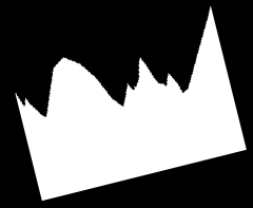
#> input picture sets/set0/0.png, 253 x 208 px
$ python -i element.py   (imports and definitions only)
#> lines starting #> are read from the running program, lines starting #| are printed output that depends on the picture; after the words box and inside, x2 and y2 are one past the last pixel; in counts of white or black regions, pixels touching at a corner belong together
### piro_lib.py
import cv2
import numpy as np


def distances_from_line(points, line):
    vx, vy, x0, y0 = line
    # d = (x - x0) * vy - (y - y0) * vx

    points = (points - np.asarray([[[x0, y0]]]))
    points *= np.asarray([[[vy, vx]]])
    distances = np.diff(points, axis=2).ravel()

    return distances


def centroid(contour):
    m = cv2.moments(contour)
    x = m["m10"] / m["m00"]
    y = m["m01"] / m["m00"]
    return x, y


def cut_polygon(polygon, start_point, end_point):
    start_index = np.where(np.equal(polygon, start_point).all(axis=2))[0][0]
    end_index = np.where(np.equal(polygon, end_point).all(axis=2))[0][0]
    if start_index < end_index:
        return polygon[start_index:end_index+1, :, :]
    else:
        return np.concatenate([polygon[start_index:, :, :], polygon[:end_index+1, :, :]], axis=0)


# [4 lines left out: function edge_lengths, not called in this run]


def distance(pt1, pt2):
    return np.linalg.norm(pt1 - pt2)


def angle(a, b, c):
    ba = a - b
    bc = c - b

    cosine_angle = np.dot(ba, bc) / (np.linalg.norm(ba) * np.linalg.norm(bc))
    ang = np.arccos(cosine_angle)

    return np.degrees(ang)

### element.py
from piro_lib import *
import numpy as np
from scipy import interpolate, signal


class Element:
    _SIGNAL_LENGTH = 300
    _SIGNAL_MAGNITUDE = 64
    _NORMALIZATION_HEIGHT = 128
    _SIDE_MIN_LENGTH = 20
    _GRAY_THRESHOLD = 127
    _ANGLE_TOLERANCE = 22.5

    def __init__(self, image_path):
#> called with image_path = 'sets/set0/0.png'
        self.img = cv2.imread(image_path)
#> self.img is the input picture: shape (208, 253, 3); min 0, max 255, mean 103.7
        img_gray = cv2.cvtColor(self.img, cv2.COLOR_BGR2GRAY)
        _, img_gray = cv2.threshold(img_gray, Element._GRAY_THRESHOLD, 255, cv2.THRESH_BINARY)
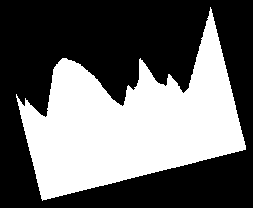
#> img_gray: shape (208, 253); 40.7% white; 1 white region

        contours, hierarchy = cv2.findContours(img_gray, cv2.RETR_EXTERNAL, cv2.CHAIN_APPROX_SIMPLE)
#> contours = 1 contour; box (x1, y1, x2, y2) and area: (16, 7, 246, 201) 20974

        self.contour = max(contours, key=lambda i: len(i))
#> self.contour = contour of 411 points, box (x1, y1, x2, y2) (16, 7, 246, 201), area 20974
        self.contour_approx = cv2.approxPolyDP(self.contour, 3.75, closed=True)
#> self.contour_approx = contour of 20 points, box (x1, y1, x2, y2) (16, 7, 246, 201), area 21031

        self.centroid = (cx, cy) = centroid(self.contour)
#> in centroid, `m = cv2.moments(contour)`: m = moments, m00 20974.5, centre m10/m00, m01/m00 = (130.5, 124.1)
#> in centroid, `x = m["m10"] / m["m00"]`: x = 130.5
#> in centroid, `y = m["m01"] / m["m00"]`: y = 124.1
#> self.centroid = (130.5, 124.1); cx = 130.5; cy = 124.1
        self.regression_line = (vx, vy, x0, y0) = cv2.fitLine(self.contour_approx, cv2.DIST_HUBER, 0, .01, .01).ravel()
#> self.regression_line = [0.994, -0.107, 113.6, 88.34]; vx = 0.994; vy = -0.107; x0 = 113.6; y0 = 88.34

        self.approx_cont_line_distances = distances_from_line(self.contour_approx, (vy, -vx, cx, cy))
#> in distances_from_line, `vx, vy, x0, y0 = line`: vx = -0.107; vy = -0.994; x0 = 130.5; y0 = 124.1
#> in distances_from_line, `points = (points - np.asarray([[[x0, y0]]]))`: points = 20 rows, first 8: [79.47, -117.1], [58.47, -37.13], [52.47, -31.13], [38.47, -50.13], [34.47, -38.13], [27.47, -41.13], [9.47, -66.13], [6.47, -39.13]
#> in distances_from_line, `points *= np.asarray([[[vy, vx]]])`: points = 20 rows, first 8: [-79.01, 12.49], [-58.13, 3.96], [-52.17, 3.32], [-38.25, 5.35], [-34.27, 4.07], [-27.31, 4.39], [-9.41, 7.05], [-6.43, 4.17]
#> in distances_from_line, `distances = np.diff(points, axis=2).ravel()`: distances = 20 values, max 111.2 at index 19, min -110.7 at index 17, mean -10.62
#> self.approx_cont_line_distances has the same summary as distances in distances_from_line

        sides = np.greater_equal(self.approx_cont_line_distances, 0)
        side_changes = np.logical_xor(sides, np.roll(sides, -1))
        side_changes_indices = np.argwhere(side_changes).ravel()
#> side_changes_indices = [9, 18]

        lengths = self.edge_lengths(self.contour_approx, side_changes_indices)
#> the loop in edge_lengths, `for i in indices:` made 2 passes
#> (i, p1, p2) on passes 1 to 2: (9, [127, 86], [122, 106]), (18, [42, 200], [245, 149])
#> after the loop in edge_lengths, `for i in indices:`: lengths = [20.62, 209.3]
#> lengths = [20.62, 209.3]
        longest_idx = side_changes_indices[lengths.index(max(lengths))]
#> longest_idx = 18

        base_idx = longest_idx if not self.is_4gon() else self.find_4gon_base()
#> base_idx = 18

        self.cut_end = self.contour_approx[(base_idx - 1) % self.contour_approx.shape[0], 0]
#> self.cut_end = [16, 94]
        self.cut_start = self.contour_approx[(base_idx + 2) % self.contour_approx.shape[0], 0]
#> self.cut_start = [210, 7]

        self.pt_A = self.contour_approx[base_idx, 0]
#> self.pt_A = [42, 200]
        self.pt_B = self.contour_approx[(base_idx + 1) % self.contour_approx.shape[0], 0]
#> self.pt_B = [245, 149]

        # fixing cut points, if they're in wrong place
        side_length_left = distance(self.pt_A, self.cut_end)
#> side_length_left = 109.1
        side_length_right = distance(self.pt_B, self.cut_start)
#> side_length_right = 146.2

        if side_length_left < Element._SIDE_MIN_LENGTH:
            self.cut_end = self.contour_approx[(base_idx - 2) % self.contour_approx.shape[0], 0]

        if side_length_right < Element._SIDE_MIN_LENGTH:
            self.cut_start = self.contour_approx[(base_idx + 3) % self.contour_approx.shape[0], 0]

        self.validate_base_angles(base_idx)

        self.pt_C, self.pt_D = self.find_cd()

        self.cut = cut_polygon(self.contour, self.cut_start, self.cut_end)

        self.cut_normalized = self.normalize()
        self.signal = self.as_signal(self.cut_normalized)

    def validate_base_angles(self, longest_idx):
#> called with longest_idx = 18
        angle_left = angle(self.cut_end, self.pt_A, self.pt_B)
#> in angle, `ba = a - b`: ba = [-26, -106]
#> in angle, `bc = c - b`: bc = [203, -51]
#> in angle, `cosine_angle = np.dot(ba, bc) / (np.linalg.norm(ba) * np.linalg.norm(b..`: cosine_angle = 0.0056
#> in angle, `ang = np.arccos(cosine_angle)`: ang = 1.57
#> angle_left = 89.68
        angle_right = angle(self.pt_A, self.pt_B, self.cut_start)
#> angle_right = 90.26

        angle_min = 90 - Element._ANGLE_TOLERANCE
        angle_max = 90 + Element._ANGLE_TOLERANCE

        if angle_left < angle_min or angle_max < angle_left:
            self.cut_end = self.contour_approx[(longest_idx - 0) % self.contour_approx.shape[0], 0]
            self.pt_A = self.contour_approx[(longest_idx + 1) % self.contour_approx.shape[0], 0]
            self.pt_B = self.contour_approx[(longest_idx + 2) % self.contour_approx.shape[0], 0]
            self.cut_start = self.contour_approx[(longest_idx + 3) % self.contour_approx.shape[0], 0]

        if angle_right < angle_min or angle_max < angle_right:
            self.cut_end = self.contour_approx[(longest_idx - 2) % self.contour_approx.shape[0], 0]
            self.pt_A = self.contour_approx[(longest_idx - 1) % self.contour_approx.shape[0], 0]
            self.pt_B = self.contour_approx[(longest_idx + 0) % self.contour_approx.shape[0], 0]
            self.cut_start = self.contour_approx[(longest_idx + 1) % self.contour_approx.shape[0], 0]

    def find_4gon_base(self):
        a1 = angle(self.contour_approx[0][0], self.contour_approx[1][0], self.contour_approx[2][0])
        a2 = angle(self.contour_approx[1][0], self.contour_approx[2][0], self.contour_approx[3][0])
        a3 = angle(self.contour_approx[2][0], self.contour_approx[3][0], self.contour_approx[0][0])
        a4 = angle(self.contour_approx[3][0], self.contour_approx[0][0], self.contour_approx[1][0])

        angles = np.asarray([a1, a2, a3, a4])
        angles -= 90
        angles += np.roll(angles, 1)
        angles = np.abs(angles)
        return np.argmin(angles)

    def find_cd(self):

        distance_ae = distance(self.pt_A, self.cut_end)
#> distance_ae = 109.1
        distance_bs = distance(self.pt_B, self.cut_start)
#> distance_bs = 146.2

        if distance_ae > distance_bs:
            c = self.pt_A + (self.cut_end - self.pt_A)*(distance_bs/distance_ae)
            return c, self.cut_start
        else:
            d = self.pt_B + (self.cut_start - self.pt_B)*(distance_ae/distance_bs)
#> d = [218.9, 43.03]
#> in __init__, `self.pt_C, self.pt_D = self.find_cd()`: self.pt_C = [16, 94]; self.pt_D = [218.9, 43.03]
#> in cut_polygon, `start_index = np.where(np.equal(polygon, start_point).all(axis=2))[0][0]`: start_index = 0
#> in cut_polygon, `end_index = np.where(np.equal(polygon, end_point).all(axis=2))[0][0]`: end_index = 185
#> in __init__, `self.cut = cut_polygon(self.contour, self.cut_start, self.cut_end)`: self.cut = contour of 186 points, box (x1, y1, x2, y2) (16, 7, 211, 118), area 5780
            return self.cut_end, d

    # [28 lines left out: function representation, not called in this run]

    @staticmethod
    def edge_lengths(contour, indices):

        lengths = []

        for i in indices:
            p1 = contour[i, 0]
            p2 = contour[(i + 1) % contour.shape[0], 0]
            lengths.append(distance(p1, p2))

        return lengths

    # [13 lines left out: function similarity, not called in this run]

    def normalize(self):

        src_pts = np.asarray([[self.pt_A], [self.pt_B], [self.pt_C], [self.pt_D]])
#> src_pts = [[42, 200], [245, 149], [16, 94], [218.9, 43.03]]
        dst_pts = np.asarray([[[0, Element._NORMALIZATION_HEIGHT]],
                              [[Element._SIGNAL_LENGTH, Element._NORMALIZATION_HEIGHT]],
                              [[0, 0]],
                              [[Element._SIGNAL_LENGTH, 0]]])
        m, _ = cv2.findHomography(src_pts, dst_pts)
#> m = [[1.39, -0.342, 9.83], [0.286, 1.14, -111.6], [1.34e-06, 5.22e-06, 1]]

        ret = self.cut.copy()
#> ret has the same summary as self.cut in __init__
        ret = ret.astype('float')
#> ret = 186 rows, first 8: [210, 7], [210, 10], [209, 11], [209, 15], [208, 16], [208, 17], [207, 18], [208, 19]

        for i in range(ret.shape[0]):
            pt = ret[i, 0]
            pt = [pt[0] * m[0, 0] + pt[1] * m[0, 1] + m[0, 2], pt[0] * m[1, 0] + pt[1] * m[1, 1] + m[1, 2]]
            ret[i, 0] = pt
#> this loop made 186 passes
#> pt on passes 1 to 3: [300.1, -43.57], [299.1, -40.15], [297.3, -39.3]
#> after the loop, ret = 186 rows, first 8: [300.1, -43.57], [299.1, -40.15], [297.3, -39.3], [296, -34.74], [294.2, -33.89], [293.9, -32.75], [292.2, -31.9], [293.2, -30.48]

        # stretch to remove trailing zeros
        ret -= ret[0, 0, 0]
#> ret = 186 rows, first 8: [0, -343.7], [-1.03, -340.2], [-2.76, -339.4], [-4.13, -334.8], [-5.86, -334], [-6.21, -332.8], [-7.94, -332], [-6.89, -330.6]
        ret = ret * (Element._SIGNAL_LENGTH-1) / ret[-1, 0, 0]
#> ret = 186 rows, first 8: [0, 342.4], [1.02, 339], [2.75, 338.2], [4.11, 333.6], [5.84, 332.8], [6.18, 331.6], [7.91, 330.8], [6.86, 329.4]
#> in __init__, `self.cut_normalized = self.normalize()`: self.cut_normalized has the same summary as ret in normalize

        return ret

    def is_4gon(self):
        return len(self.contour_approx) == 4

    def is_5gon(self):
        return len(self.contour_approx) == 5

    @staticmethod
    def as_signal(curve):
        f = interpolate.interp1d(curve[:, 0, 0], curve[:, 0, 1], bounds_error=False, fill_value=0)
        signal = np.asarray([f(x) for x in range(Element._SIGNAL_LENGTH)])
#> signal = 300 values, max 342.4 at index 0, min 252.9 at index 66, mean 288.5

        avg = np.average(signal)
#> avg = 288.5
        std = np.std(signal)
#> std = 22.53

        if std == 0:
            std = 1

        return (signal - avg) / std

    # [24 lines left out: function cut_representation, not called in this run]

>>> result = Element('sets/set0/0.png').find_4gon_base()
#> in __init__, `self.signal = self.as_signal(self.cut_normalized)`: self.signal = 300 values, max 2.39 at index 0, min -1.58 at index 66, mean 8.88e-16
#> in find_4gon_base, `a1 = angle(self.contour_approx[0][0], self.contour_approx[1][0], self...`: a1 = 149.7
#> in find_4gon_base, `a2 = angle(self.contour_approx[1][0], self.contour_approx[2][0], self...`: a2 = 81.38
#> in find_4gon_base, `a3 = angle(self.contour_approx[2][0], self.contour_approx[3][0], self...`: a3 = 112.2
#> in find_4gon_base, `a4 = angle(self.contour_approx[3][0], self.contour_approx[0][0], self...`: a4 = 16.76
#> in find_4gon_base, `angles = np.asarray([a1, a2, a3, a4])`: angles = [149.7, 81.38, 112.2, 16.76]
#> in find_4gon_base, `angles -= 90`: angles = [59.71, -8.62, 22.15, -73.24]
#> in find_4gon_base, `angles += np.roll(angles, 1)`: angles = [-13.54, 51.09, 13.54, -51.09]
#> in find_4gon_base, `angles = np.abs(angles)`: angles = [13.54, 51.09, 13.54, 51.09]
#> result = 0

$ run again, on sets/set0/1.png
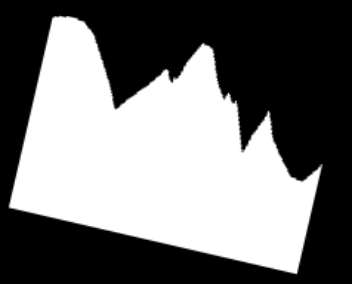
#> input picture sets/set0/1.png, 352 x 284 px
#> in __init__, self.img is the input picture: shape (284, 352, 3); min 0, max 255, mean 115
#> in __init__, `_, img_gray = cv2.threshold(img_gray, Element._GRAY_THRESHOLD, 255, cv..`:
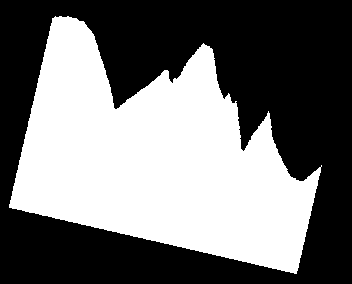
#> img_gray: shape (284, 352); 45.1% white; 1 white region
#> contours = 1 contour; box (x1, y1, x2, y2) and area: (9, 16, 322, 274) 44535
#> self.contour = contour of 562 points, box (x1, y1, x2, y2) (9, 16, 322, 274), area 44535
#> self.contour_approx = contour of 21 points, box (x1, y1, x2, y2) (9, 18, 322, 274), area 44568
#> in centroid, `m = cv2.moments(contour)`: m = moments, m00 44535, centre m10/m00, m01/m00 = (156.9, 159.5)
#> x = 156.9
#> y = 159.5
#> self.centroid = (156.9, 159.5); cx = 156.9; cy = 159.5
#> in __init__, `self.regression_line = (vx, vy, x0, y0) = cv2.fitLine(self.contour_app..`: self.regression_line = [0.86, 0.511, 196.5, 91.58]; vx = 0.86; vy = 0.511; x0 = 196.5; y0 = 91.58
#> in distances_from_line, `vx, vy, x0, y0 = line`: vx = 0.511; vy = -0.86; x0 = 156.9; y0 = 159.5
#> in distances_from_line, `points = (points - np.asarray([[[x0, y0]]]))`: points = 21 rows, first 8: [-104.9, -141.5], [-147.9, 47.47], [139.1, 113.5], [164.1, 5.47], [146.1, 21.47], [132.1, 15.47], [114.1, -23.53], [111.1, -48.53]
#> in distances_from_line, `points *= np.asarray([[[vy, vx]]])`: points = 21 rows, first 8: [90.19, -72.25], [127.2, 24.23], [-119.6, 57.93], [-141.1, 2.79], [-125.6, 10.96], [-113.6, 7.9], [-98.12, -12.01], [-95.54, -24.77]
#> distances = 21 values, max 177.5 at index 2, min -162.4 at index 0, mean 14.84
#> self.approx_cont_line_distances has the same summary as distances in distances_from_line
#> side_changes_indices = [1, 13]
#> the loop in edge_lengths, `for i in indices:` made 2 passes
#> (p1, p2) on pass 1: ([9, 207], [296, 273])
#> after the loop in edge_lengths, `for i in indices:`: lengths = [294.5, 49.03]
#> longest_idx = 1
#> self.cut_end = [52, 18]
#> self.cut_start = [321, 165]
#> self.pt_A = [9, 207]
#> self.pt_B = [296, 273]
#> side_length_left = 193.8
#> side_length_right = 110.9
#> ba = [43, -189]
#> bc = [287, 66]
#> cosine_angle = -0.00233
#> ang = 1.57
#> angle_left = 90.13
#> angle_right = 90.08
#> distance_ae = 193.8
#> distance_bs = 110.9
#> c = [33.59, 98.91]
#> self.pt_D = [321, 165]
#> start_index = 273
#> end_index = 2
#> self.cut = contour of 292 points, box (x1, y1, x2, y2) (52, 16, 322, 182), area 340
#> src_pts = [[9, 207], [296, 273], [33.59, 98.91], [321, 165]]
#> in normalize, `m, _ = cv2.findHomography(src_pts, dst_pts)`: m = [[0.991, 0.225, -55.58], [-0.258, 1.12, -102.3], [2.87e-06, -1.24e-05, 1]]
#> in normalize, `ret = self.cut.copy()`: ret has the same summary as self.cut in __init__
#> in normalize, `ret = ret.astype('float')`: ret = 292 rows, first 8: [321, 165], [321, 166], [320, 167], [319, 167], [315, 171], [314, 171], [309, 176], [308, 176]
#> the loop in normalize, `for i in range(ret.shape[0]):` made 292 passes
#> pt on passes 1 to 3: [299.7, 5.68e-14], [299.9, 1.12], [299.1, 2.5]
#> after the loop in normalize, `for i in range(ret.shape[0]):`: ret = 292 rows, first 8: [299.7, 5.68e-14], [299.9, 1.12], [299.1, 2.5], [298.1, 2.76], [295.1, 8.28], [294.1, 8.54], [290.3, 15.44], [289.3, 15.7]
#> in normalize, `ret -= ret[0, 0, 0]`: ret = 292 rows, first 8: [0, -299.7], [0.225, -298.5], [-0.54, -297.2], [-1.53, -296.9], [-4.59, -291.4], [-5.58, -291.1], [-9.41, -284.2], [-10.4, -284]
#> in normalize, `ret = ret * (Element._SIGNAL_LENGTH-1) / ret[-1, 0, 0]`: ret = 292 rows, first 8: [0, 299], [-0.225, 297.9], [0.539, 296.5], [1.53, 296.2], [4.58, 290.7], [5.57, 290.5], [9.39, 283.6], [10.38, 283.3]
#> self.cut_normalized has the same summary as ret in normalize
#> signal = 300 values, max 405.2 at index 144, min 275.5 at index 18, mean 345.3
#> avg = 345.3
#> std = 39.05
#> self.signal = 300 values, max 1.53 at index 144, min -1.79 at index 18, mean -4.74e-17
#> a1 = 90.13
#> a2 = 90.08
#> a3 = 105.6
#> a4 = 74.16
#> in find_4gon_base, `angles = np.asarray([a1, a2, a3, a4])`: angles = [90.13, 90.08, 105.6, 74.16]
#> in find_4gon_base, `angles -= 90`: angles = [0.134, 0.0825, 15.62, -15.84]
#> in find_4gon_base, `angles += np.roll(angles, 1)`: angles = [-15.7, 0.216, 15.7, -0.216]
#> in find_4gon_base, `angles = np.abs(angles)`: angles = [15.7, 0.216, 15.7, 0.216]
#> result = 1
